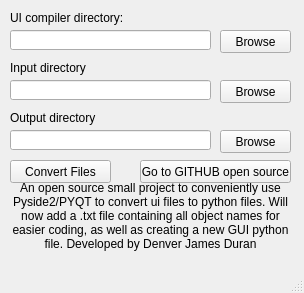
<?xml version="1.0" encoding="UTF-8"?>
<ui version="4.0">
 <class>MainWindow</class>
 <widget class="QMainWindow" name="MainWindow">
  <property name="geometry">
   <rect>
    <x>0</x>
    <y>0</y>
    <width>304</width>
    <height>293</height>
   </rect>
  </property>
  <property name="sizePolicy">
   <sizepolicy hsizetype="Fixed" vsizetype="Fixed">
    <horstretch>0</horstretch>
    <verstretch>0</verstretch>
   </sizepolicy>
  </property>
  <property name="minimumSize">
   <size>
    <width>304</width>
    <height>293</height>
   </size>
  </property>
  <property name="maximumSize">
   <size>
    <width>304</width>
    <height>293</height>
   </size>
  </property>
  <property name="windowTitle">
   <string>UI Compiling Assistant - DDuran19</string>
  </property>
  <property name="windowIcon">
   <iconset>
    <normaloff>converter.ico</normaloff>converter.ico</iconset>
  </property>
  <property name="styleSheet">
   <string notr="true">.QPushButton:hover{
color: green;
}</string>
  </property>
  <property name="iconSize">
   <size>
    <width>32</width>
    <height>32</height>
   </size>
  </property>
  <widget class="QWidget" name="centralwidget">
   <widget class="QLineEdit" name="compilerdirectory">
    <property name="geometry">
     <rect>
      <x>10</x>
      <y>30</y>
      <width>201</width>
      <height>20</height>
     </rect>
    </property>
    <property name="toolTip">
     <string>will use PySide2-uic as default</string>
    </property>
   </widget>
   <widget class="QLabel" name="label">
    <property name="geometry">
     <rect>
      <x>10</x>
      <y>10</y>
      <width>201</width>
      <height>16</height>
     </rect>
    </property>
    <property name="text">
     <string>UI compiler directory:</string>
    </property>
   </widget>
   <widget class="QPushButton" name="compilerbrowse">
    <property name="geometry">
     <rect>
      <x>220</x>
      <y>30</y>
      <width>71</width>
      <height>23</height>
     </rect>
    </property>
    <property name="text">
     <string>Browse</string>
    </property>
   </widget>
   <widget class="QPushButton" name="inputbrowse">
    <property name="geometry">
     <rect>
      <x>220</x>
      <y>80</y>
      <width>71</width>
      <height>23</height>
     </rect>
    </property>
    <property name="text">
     <string>Browse</string>
    </property>
   </widget>
   <widget class="QLabel" name="label_2">
    <property name="geometry">
     <rect>
      <x>10</x>
      <y>60</y>
      <width>201</width>
      <height>16</height>
     </rect>
    </property>
    <property name="text">
     <string>Input directory</string>
    </property>
   </widget>
   <widget class="QLineEdit" name="inputdirectory">
    <property name="geometry">
     <rect>
      <x>10</x>
      <y>80</y>
      <width>201</width>
      <height>20</height>
     </rect>
    </property>
   </widget>
   <widget class="QLabel" name="label_3">
    <property name="geometry">
     <rect>
      <x>10</x>
      <y>110</y>
      <width>201</width>
      <height>16</height>
     </rect>
    </property>
    <property name="text">
     <string>Output directory</string>
    </property>
   </widget>
   <widget class="QLineEdit" name="outputdirectory">
    <property name="geometry">
     <rect>
      <x>10</x>
      <y>130</y>
      <width>201</width>
      <height>20</height>
     </rect>
    </property>
   </widget>
   <widget class="QPushButton" name="outputbrowse">
    <property name="geometry">
     <rect>
      <x>220</x>
      <y>130</y>
      <width>71</width>
      <height>23</height>
     </rect>
    </property>
    <property name="text">
     <string>Browse</string>
    </property>
   </widget>
   <widget class="QPushButton" name="convertbutton">
    <property name="geometry">
     <rect>
      <x>10</x>
      <y>160</y>
      <width>101</width>
      <height>23</height>
     </rect>
    </property>
    <property name="text">
     <string>Convert Files</string>
    </property>
   </widget>
   <widget class="QPushButton" name="gotogithub">
    <property name="geometry">
     <rect>
      <x>140</x>
      <y>160</y>
      <width>151</width>
      <height>23</height>
     </rect>
    </property>
    <property name="text">
     <string>Go to GITHUB open source</string>
    </property>
   </widget>
   <widget class="QLabel" name="label_4">
    <property name="geometry">
     <rect>
      <x>10</x>
      <y>180</y>
      <width>281</width>
      <height>71</height>
     </rect>
    </property>
    <property name="lineWidth">
     <number>1</number>
    </property>
    <property name="text">
     <string>An open source small project to conveniently use Pyside2/PYQT to convert ui files to python files. Will now add a .txt file containing all object names for easier coding, as well as creating a new GUI python file. Developed by Denver James Duran</string>
    </property>
    <property name="alignment">
     <set>Qt::AlignCenter</set>
    </property>
    <property name="wordWrap">
     <bool>true</bool>
    </property>
   </widget>
  </widget>
  <widget class="QStatusBar" name="statusbar"/>
 </widget>
 <resources/>
 <connections/>
</ui>
